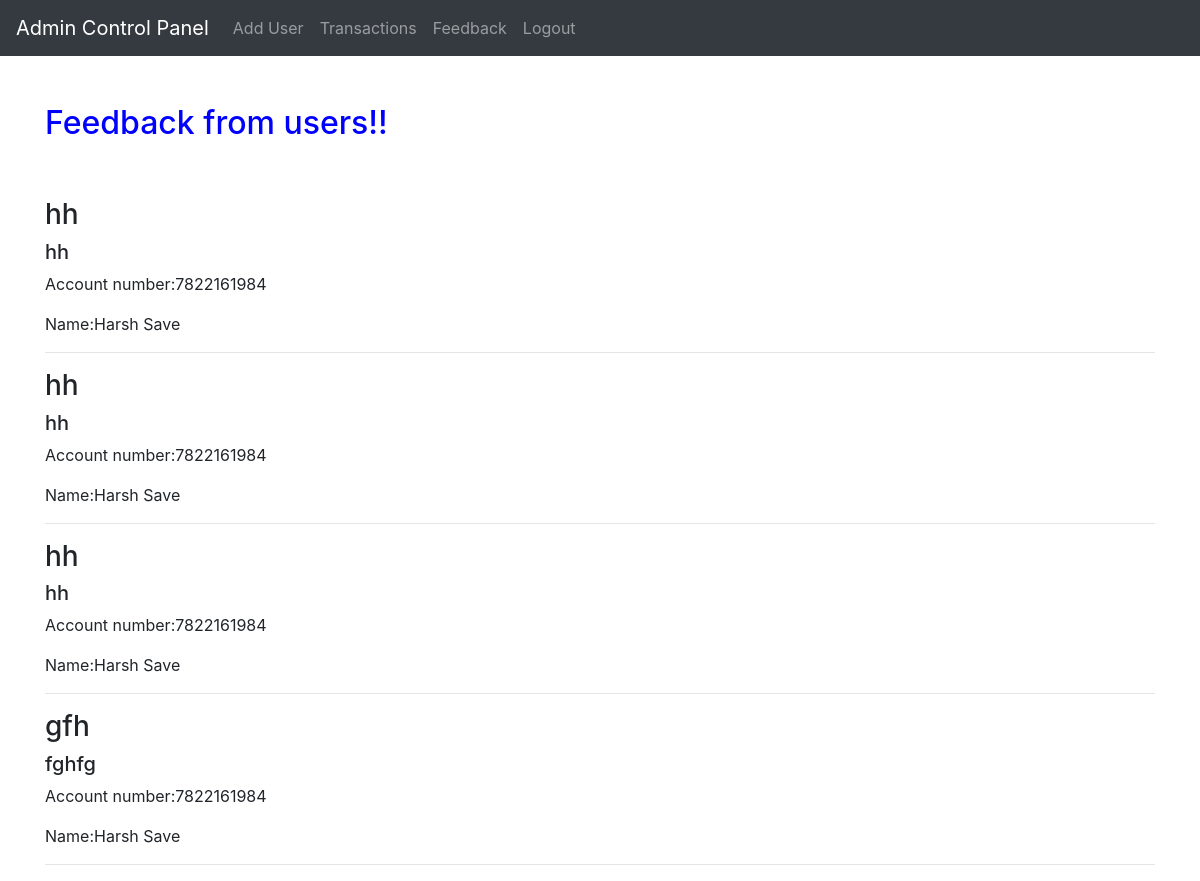
/feedback_view, run on the app's committed database.
### accounts/models.py (models this page shows)
class Feedback(models.Model):
    user_account_no = models.CharField(
        verbose_name="Account number", max_length=15, null=True, blank=True)
    user_name = models.CharField(max_length=1000, blank=True, null=True)
    subject = models.CharField(max_length=1000, blank=True, null=True)
    message = models.CharField(max_length=10000, null=True, blank=True)

### accounts/views.py (the view)
# urls.py: path('feedback_view', views.feedback_view, name='feedback_view'),
def feedback_view(request):
    feedback = Feedback.objects.all()
    return render(request, 'admin/feedback_view.html', {'feedback': feedback})

### templates/admin/feedback_view.html (shortened to what this page needs)
{% extends 'admin/admin_nav.html' %}
{% load static %}
{% load crispy_forms_tags %}
    {% block content %}
    <div class="container">
        <br>
        <br>
        <h2 style="color: blue;">Feedback from users!!</h2>
        <br>
        <br>
        {% for feedback in feedback %}
        <h3>{{feedback.subject}}</h3>
        <h5>{{feedback.message}}</h5>
        <p>Account number:{{feedback.user_account_no}}</p>
        <p>Name:{{feedback.user_name}}</p>
        <hr>
        {% endfor %}
        </div>
        {% endblock %}

### static/admin_panel/css/admin_style.css (style rules this page uses)
body { padding: 0px; margin: 0px; }

### data on the page
Feedback: subject "hh", message "hh", user_account_no "7822161984", user_name "Harsh Save"
Feedback: subject "hh", message "hh", user_account_no "7822161984", user_name "Harsh Save"
Feedback: subject "hh", message "hh", user_account_no "7822161984", user_name "Harsh Save"
Feedback: subject "gfh", message "fghfg", user_account_no "7822161984", user_name "Harsh Save"
